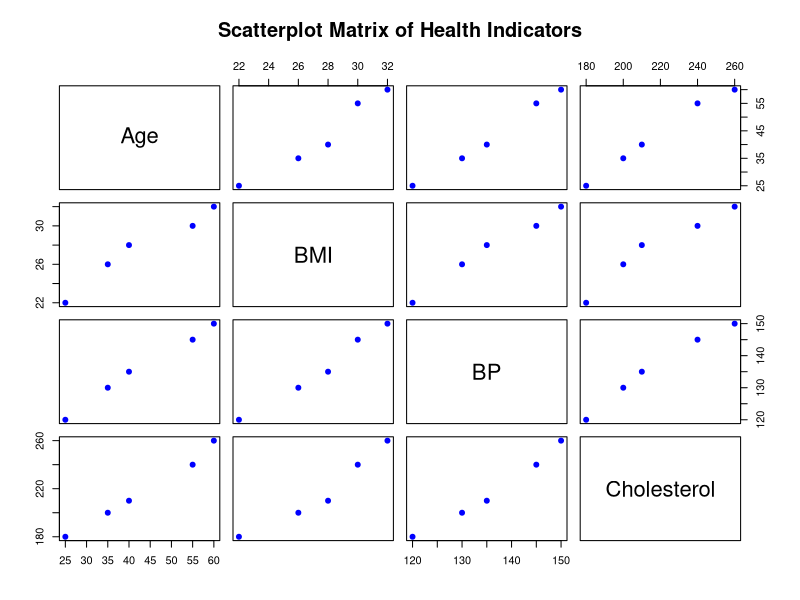
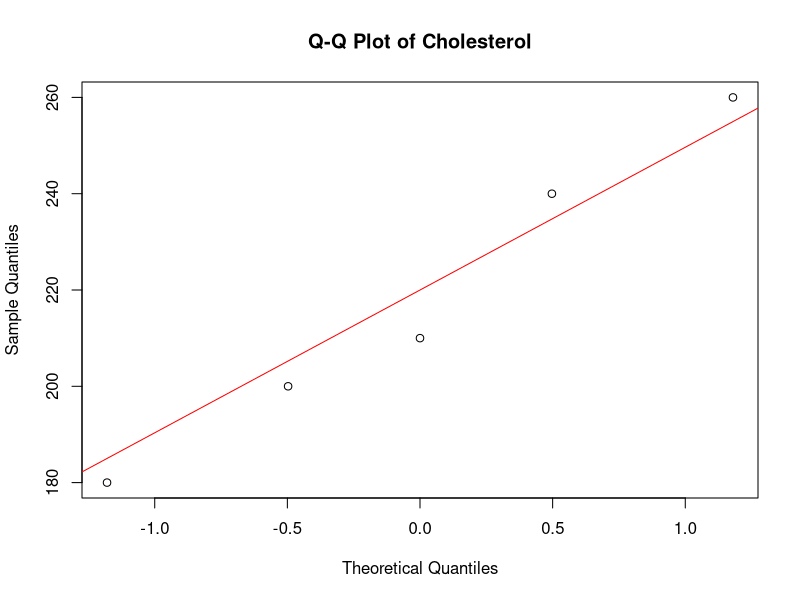
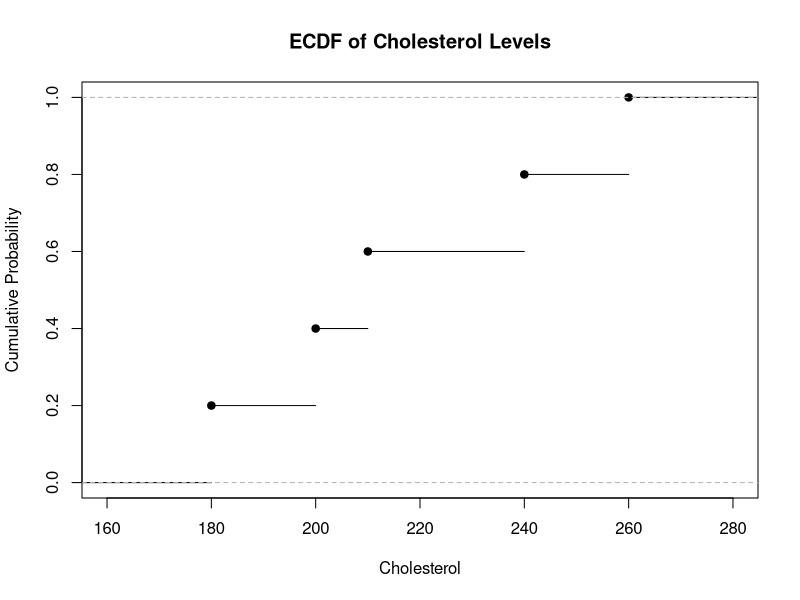
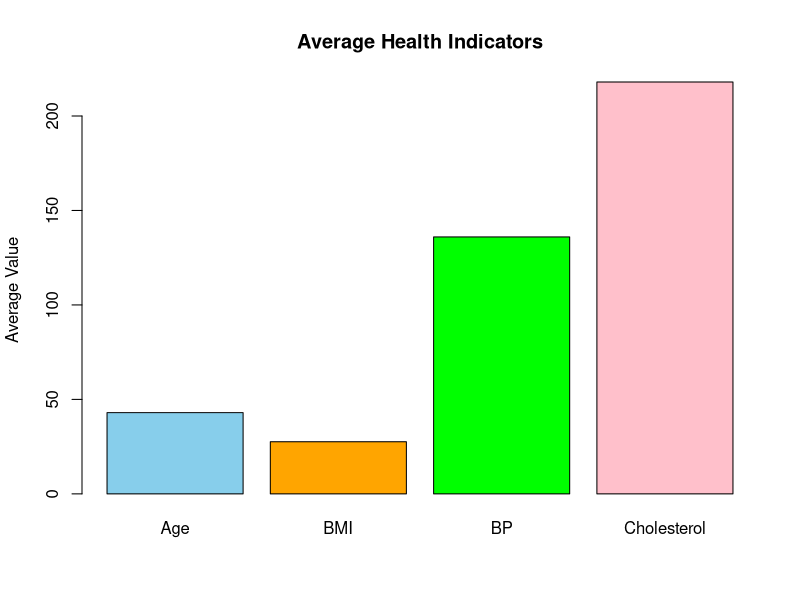

R code for these plots, in order:
#Scatterplot Matrix
patient <- data.frame(
  Age=c(25,40,55,35,60),
  BMI=c(22,28,30,26,32),
  BP=c(120,135,145,130,150),
  Cholesterol=c(180,210,240,200,260)
)

pairs(patient,
      main="Scatterplot Matrix of Health Indicators",
      col="blue", pch=19)

#Q-Q Plot and ECDF
chol <- c(180,210,240,200,260)

qqnorm(chol, main="Q-Q Plot of Cholesterol")
qqline(chol, col="red")

plot(ecdf(chol),
     main="ECDF of Cholesterol Levels",
     xlab="Cholesterol",
     ylab="Cumulative Probability")

#Average Health Indicators Bar Chart
avg_values <- c(
  mean(patient$Age),
  mean(patient$BMI),
  mean(patient$BP),
  mean(patient$Cholesterol)
)

barplot(avg_values,
        names.arg=c("Age","BMI","BP","Cholesterol"),
        col=c("skyblue","orange","green","pink"),
        main="Average Health Indicators",
        ylab="Average Value")
